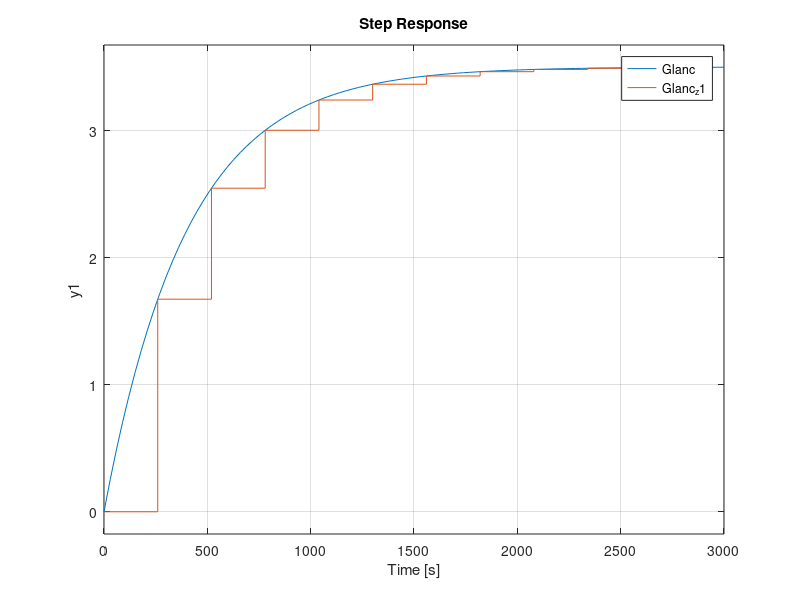

Source code (MATLAB): (Note: this script raises an error after producing the figure.)
%% Trabajo Práctico N°4
clc; close all; clear;
s = tf('s');

%% Problema 1
% Planta
Ve = 250;
Kh = 350/250;
Gp = Kh / (400*s + 1);
% Sensor
Ks = 3.5/350;
% Controlador
Kpi = 0.4;
Zpi = 0.005399355;
Gc = Kpi * ((s + Zpi)/s);

Glanc = Ve * Gp * Ks;
Glcnc = feedback(Ve * Gp, Ks);
Glac = Ve * Gc * Gp * Ks;
Glcc  = feedback(Ve * Gc * Gp, Ks);
U = feedback(Ve * Gc, Gp * Ks);
step(3.2 * Glcnc, 3.2 * Glcc);
legend("No Controlada", "Controlada", "Location", "best")

%% Cálculo de la frecuencia de muestreo
[wn, zeta] = damp(Glcc);
wd = wn(1) * sqrt(1 - zeta(1));
Td = 2 * pi / wd;
Td1 = ceil(Td/10);
Td2 = ceil(Td/50);

%% Aproximaciones
% 10 Muestras
z1 = tf('z', Td1);
Gp_z1 = c2d(Gp, Td1, 'zoh');
Gtrdir_z1 = Ve * Gp_z1;
Glanc_z1 = Gtrdir_z1 * Ks;
step(Glanc, Glanc_z1);

Gc_z1_bw = c2d_euler(Gc, Td1, 'backward', 'zpk')
Glcc_z1_bw = feedback(Gc_z1_bw * Gtrdir_z1, Ks);

Gc_z1_fw = c2d_euler(Gc, Td1, 'forward', 'zpk')
Glcc_z1_fw = feedback(Gc_z1_fw * Gtrdir_z1, Ks);

Gc_z1_tu = zpk(c2d(Gc, Td1, 'tustin'))
Glcc_z1_tu = feedback(Gc_z1_tu * Gtrdir_z1, Ks);

Gc_z1_zo = zpk(c2d(Gc, Td1, 'zoh'))
Glcc_z1_zo = feedback(Gc_z1_zo * Gtrdir_z1, Ks);

% 50 Muestras
z2 = tf('z', Td2);
Gp_z2 = c2d(Gp, Td2, 'zoh');
Gtrdir_z2 = Ve * Gp_z2;
Glanc_z2 = Gtrdir_z2 * Ks;
figure; step(Glanc, Glanc_z2);

Gc_z2_bw = c2d_euler(Gc, Td2, 'backward', 'zpk')
Glcc_z2_bw = feedback(Gc_z2_bw * Gtrdir_z2, Ks);

Gc_z2_fw = c2d_euler(Gc, Td2, 'forward', 'zpk')
Glcc_z2_fw = feedback(Gc_z2_fw * Gtrdir_z2, Ks);

Gc_z2_tu = zpk(c2d(Gc, Td2, 'tustin'))
Glcc_z2_tu = feedback(Gc_z2_tu * Gtrdir_z2, Ks);

Gc_z2_zo = zpk(c2d(Gc, Td2, 'zoh'))
Glcc_z2_zo = feedback(Gc_z2_zo * Gtrdir_z2, Ks);

%% Respuestas al escalón: Temperatura
step(Glcc, Glcc_z1_bw, Glcc_z1_fw, Glcc_z1_tu, Glcc_z1_zo)
legend("Continuo", "Backward", "Forward", "Tustin", "ZOH")

figure;
step(Glcc, Glcc_z2_bw, Glcc_z2_fw, Glcc_z2_tu, Glcc_z2_zo)
legend("Continuo", "Backward", "Forward", "Tustin", "ZOH")

%% Respuestas al escalón: Acción de Control
U_z1_bw = feedback(Ve * Gc_z1_bw, Gp_z1 * Ks);
U_z1_fw = feedback(Ve * Gc_z1_fw, Gp_z1 * Ks);
U_z1_tu = feedback(Ve * Gc_z1_tu, Gp_z1 * Ks);
U_z1_zo = feedback(Ve * Gc_z1_zo, Gp_z1 * Ks);
step(U_z1_bw, U_z1_fw, U_z1_tu, U_z1_zo)
legend("Backward", "Forward", "Tustin", "ZOH")

U_z2_bw = feedback(Ve * Gc_z2_bw, Gp_z2 * Ks);
U_z2_fw = feedback(Ve * Gc_z2_fw, Gp_z2 * Ks);
U_z2_tu = feedback(Ve * Gc_z2_tu, Gp_z2 * Ks);
U_z2_zo = feedback(Ve * Gc_z2_zo, Gp_z2 * Ks);
figure; step(U_z2_bw, U_z2_fw, U_z2_tu, U_z2_zo)
legend("Backward", "Forward", "Tustin", "ZOH")

%% Respuestas en frecuencia
Glac_z1_bw = Ve * Gc_z1_bw * Gp_z1 * Ks;
Glac_z1_fw = Ve * Gc_z1_fw * Gp_z1 * Ks;
Glac_z1_tu = Ve * Gc_z1_tu * Gp_z1 * Ks;
Glac_z1_zo = Ve * Gc_z1_zo * Gp_z1 * Ks;
bode(Glac, Glac_z1_bw, Glac_z1_fw, Glac_z1_tu, Glac_z1_zo);
legend("Continuo", "Backward", "Forward", "Tustin", "ZOH")

Glac_z2_bw = Ve * Gc_z2_bw * Gp_z2 * Ks;
Glac_z2_fw = Ve * Gc_z2_fw * Gp_z2 * Ks;
Glac_z2_tu = Ve * Gc_z2_tu * Gp_z2 * Ks;
Glac_z2_zo = Ve * Gc_z2_zo * Gp_z2 * Ks;
figure;
bode(Glac, Glac_z2_bw, Glac_z2_fw, Glac_z2_tu, Glac_z2_zo);
legend("Continuo", "Backward", "Forward", "Tustin", "ZOH")

%% Mapa de Polos y Ceros
pzmap(Gc_z1_bw, Gc_z1_fw, Gc_z1_tu, Gc_z1_zo);
legend("Backward", "Forward", "Tustin", "ZOH")

figure; pzmap(Glcc_z1_bw, Glcc_z1_fw, Glcc_z1_tu, Glcc_z1_zo);
legend("Backward", "Forward", "Tustin", "ZOH")

figure; pzmap(Gc_z2_bw, Gc_z2_fw, Gc_z2_tu, Gc_z2_zo);
legend("Backward", "Forward", "Tustin", "ZOH")

figure; pzmap(Glcc_z2_bw, Glcc_z2_fw, Glcc_z2_tu, Glcc_z2_zo);
legend("Backward", "Forward", "Tustin", "ZOH")

%% Ecuación a diferencias
% Se eligió controlador Backward con un Nd=50

[num, den] = tfdata(Gc_z2_bw);
syms z;
Gc_sym = poly2sym(cell2mat(num),z)/poly2sym(cell2mat(den),z);
Gc_t = iztrans(Gc_sym)